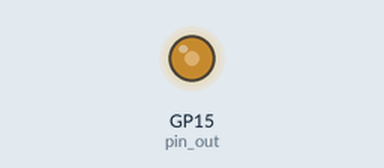
This program was run on a simulated Raspberry Pi Pico running MicroPython. On the bench: output pins drawn as LEDs (lit = HIGH). At 0.1 s the program stops and its outputs stay as they are.

Above: at 0.1 s.
Timing chart, 0 to 1.6 s (numbered marks = the images above):
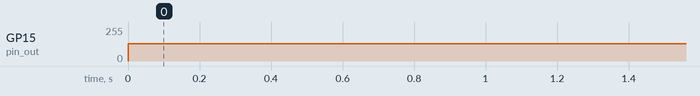

The program:

pio_01_rect.py
```python
# pio_01.py
from machine import Pin, freq
from rp2 import PIO, StateMachine, asm_pio
freq(200_000_000)

f = 100_000_000
pin_out = Pin(15)

@asm_pio(set_init = PIO.OUT_LOW)
def square1():
    set(pins, 1)
    set(pins, 0)

sm = StateMachine(0, square1, freq= 2 * f, set_base = pin_out)
sm.active(1)
```

Measured:
- by itself, GP15 (pin_out): 0/255 → 128/255 at 0.00 s
